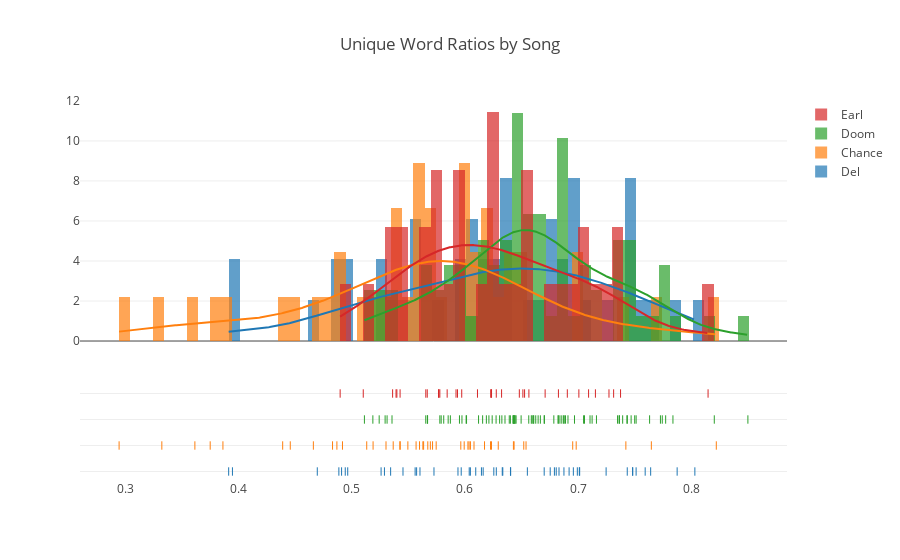

Notebook cell for this chart:
### Code cell
unique_words_hist(sub_works.values(), song_or_verse='song')

### Figure 1 — Plotly figure (JSON) as saved in the notebook; plotly's stock layout.template omitted (floating-point values rounded to 4 significant figures; data arrays with more than 128 entries replaced by an {"elided": "..."} marker saying what was removed)
{"data": [{"autobinx": false, "histnorm": "probability density", "legendgroup": "Del", "marker": {"color": "rgb(31, 119, 180)"}, "name": "Del", "opacity": 0.7, "type": "histogram", "x": [0.556, 0.6161, 0.7011, 0.6146, 0.6993, 0.6038, 0.5573, 0.6404, 0.6831, 0.6807, 0.7641, 0.6958, 0.7247, 0.5453, 0.6754, 0.7875, 0.5603, 0.5727, 0.3946, 0.5939, 0.4696, 0.4887, 0.6921, 0.5344, 0.4911, 0.67, 0.633, 0.6335, 0.6277, 0.6048, 0.6096, 0.8031, 0.526, 0.7512, 0.7481, 0.6875, 0.7593, 0.7014, 0.6403, 0.7483, 0.4943, 0.5967, 0.6791, 0.3913, 0.7434, 0.4965, 0.6256, 0.5289, 0.6552], "xaxis": "x1", "xbins": {"end": 0.8031, "size": 0.01, "start": 0.3913}, "yaxis": "y1"}, {"autobinx": false, "histnorm": "probability density", "legendgroup": "Chance", "marker": {"color": "rgb(255, 127, 14)"}, "name": "Chance", "opacity": 0.7, "type": "histogram", "x": [0.5635, 0.5599, 0.6295, 0.3615, 0.3323, 0.5746, 0.6173, 0.6952, 0.7647, 0.6235, 0.652, 0.6983, 0.3862, 0.5189, 0.6037, 0.608, 0.5426, 0.5496, 0.6429, 0.4831, 0.8221, 0.5629, 0.5367, 0.5429, 0.4918, 0.5964, 0.7422, 0.5133, 0.439, 0.2945, 0.4457, 0.4661, 0.654, 0.5714, 0.5994, 0.4869, 0.6027, 0.375, 0.5303, 0.5695, 0.6049, 0.6434, 0.5672, 0.5569, 0.6226], "xaxis": "x1", "xbins": {"end": 0.8221, "size": 0.01, "start": 0.2945}, "yaxis": "y1"}, {"autobinx": false, "histnorm": "probability density", "legendgroup": "Doom", "marker": {"color": "rgb(44, 160, 44)"}, "name": "Doom", "opacity": 0.7, "type": "histogram", "x": [0.5654, 0.6564, 0.6354, 0.7774, 0.6014, 0.85, 0.6703, 0.684, 0.8203, 0.5872, 0.7056, 0.7105, 0.7432, 0.6442, 0.6442, 0.6497, 0.6307, 0.7366, 0.6452, 0.567, 0.6424, 0.6392, 0.6889, 0.6647, 0.579, 0.6212, 0.5974, 0.6587, 0.6241, 0.7727, 0.6856, 0.6872, 0.5852, 0.6402, 0.6608, 0.5952, 0.6011, 0.619, 0.5813, 0.6327, 0.5243, 0.7632, 0.5295, 0.5356, 0.5669, 0.643, 0.6594, 0.5187, 0.5779, 0.5312, 0.7435, 0.5112, 0.6825, 0.75, 0.6157, 0.7513, 0.7162, 0.6667, 0.6968, 0.6432, 0.7838, 0.6877, 0.6823, 0.7394, 0.6786, 0.6433, 0.7348, 0.7744, 0.6911, 0.7124, 0.6121, 0.6605, 0.67, 0.7362, 0.6435, 0.7468, 0.6276, 0.6626, 0.7048], "xaxis": "x1", "xbins": {"end": 0.85, "size": 0.01, "start": 0.5112}, "yaxis": "y1"}, {"autobinx": false, "histnorm": "probability density", "legendgroup": "Earl", "marker": {"color": "rgb(214, 39, 40)"}, "name": "Earl", "opacity": 0.7, "type": "histogram", "x": [0.5922, 0.4898, 0.5102, 0.6905, 0.6324, 0.7093, 0.6565, 0.5972, 0.5779, 0.7314, 0.5399, 0.6277, 0.6235, 0.6111, 0.6481, 0.6229, 0.5843, 0.577, 0.7153, 0.5427, 0.5655, 0.5935, 0.5767, 0.5361, 0.5668, 0.6709, 0.7273, 0.6527, 0.6826, 0.7007, 0.5392, 0.7375, 0.6512, 0.8148, 0.6232], "xaxis": "x1", "xbins": {"end": 0.8148, "size": 0.01, "start": 0.4898}, "yaxis": "y1"}, {"legendgroup": "Del", "marker": {"color": "rgb(31, 119, 180)"}, "mode": "lines", "name": "Del", "showlegend": false, "type": "scatter", "x": {"elided": "500 float values"}, "xaxis": "x1", "y": {"elided": "500 float values"}, "yaxis": "y1"}, {"legendgroup": "Chance", "marker": {"color": "rgb(255, 127, 14)"}, "mode": "lines", "name": "Chance", "showlegend": false, "type": "scatter", "x": {"elided": "500 float values"}, "xaxis": "x1", "y": {"elided": "500 float values"}, "yaxis": "y1"}, {"legendgroup": "Doom", "marker": {"color": "rgb(44, 160, 44)"}, "mode": "lines", "name": "Doom", "showlegend": false, "type": "scatter", "x": {"elided": "500 float values"}, "xaxis": "x1", "y": {"elided": "500 float values"}, "yaxis": "y1"}, {"legendgroup": "Earl", "marker": {"color": "rgb(214, 39, 40)"}, "mode": "lines", "name": "Earl", "showlegend": false, "type": "scatter", "x": {"elided": "500 float values"}, "xaxis": "x1", "y": {"elided": "500 float values"}, "yaxis": "y1"}, {"legendgroup": "Del", "marker": {"color": "rgb(31, 119, 180)", "symbol": "line-ns-open"}, "mode": "markers", "name": "Del", "showlegend": false, "text": [0.556, 0.6161, 0.7011, 0.6146, 0.6993, 0.6038, 0.5573, 0.6404, 0.6831, 0.6807, 0.7641, 0.6958, 0.7247, 0.5453, 0.6754, 0.7875, 0.5603, 0.5727, 0.3946, 0.5939, 0.4696, 0.4887, 0.6921, 0.5344, 0.4911, 0.67, 0.633, 0.6335, 0.6277, 0.6048, 0.6096, 0.8031, 0.526, 0.7512, 0.7481, 0.6875, 0.7593, 0.7014, 0.6403, 0.7483, 0.4943, 0.5967, 0.6791, 0.3913, 0.7434, 0.4965, 0.6256, 0.5289, 0.6552], "type": "scatter", "x": [0.556, 0.6161, 0.7011, 0.6146, 0.6993, 0.6038, 0.5573, 0.6404, 0.6831, 0.6807, 0.7641, 0.6958, 0.7247, 0.5453, 0.6754, 0.7875, 0.5603, 0.5727, 0.3946, 0.5939, 0.4696, 0.4887, 0.6921, 0.5344, 0.4911, 0.67, 0.633, 0.6335, 0.6277, 0.6048, 0.6096, 0.8031, 0.526, 0.7512, 0.7481, 0.6875, 0.7593, 0.7014, 0.6403, 0.7483, 0.4943, 0.5967, 0.6791, 0.3913, 0.7434, 0.4965, 0.6256, 0.5289, 0.6552], "xaxis": "x1", "y": ["Del", "Del", "Del", "Del", "Del", "Del", "Del", "Del", "Del", "Del", "Del", "Del", "Del", "Del", "Del", "Del", "Del", "Del", "Del", "Del", "Del", "Del", "Del", "Del", "Del", "Del", "Del", "Del", "Del", "Del", "Del", "Del", "Del", "Del", "Del", "Del", "Del", "Del", "Del", "Del", "Del", "Del", "Del", "Del", "Del", "Del", "Del", "Del", "Del"], "yaxis": "y2"}, {"legendgroup": "Chance", "marker": {"color": "rgb(255, 127, 14)", "symbol": "line-ns-open"}, "mode": "markers", "name": "Chance", "showlegend": false, "text": [0.5635, 0.5599, 0.6295, 0.3615, 0.3323, 0.5746, 0.6173, 0.6952, 0.7647, 0.6235, 0.652, 0.6983, 0.3862, 0.5189, 0.6037, 0.608, 0.5426, 0.5496, 0.6429, 0.4831, 0.8221, 0.5629, 0.5367, 0.5429, 0.4918, 0.5964, 0.7422, 0.5133, 0.439, 0.2945, 0.4457, 0.4661, 0.654, 0.5714, 0.5994, 0.4869, 0.6027, 0.375, 0.5303, 0.5695, 0.6049, 0.6434, 0.5672, 0.5569, 0.6226], "type": "scatter", "x": [0.5635, 0.5599, 0.6295, 0.3615, 0.3323, 0.5746, 0.6173, 0.6952, 0.7647, 0.6235, 0.652, 0.6983, 0.3862, 0.5189, 0.6037, 0.608, 0.5426, 0.5496, 0.6429, 0.4831, 0.8221, 0.5629, 0.5367, 0.5429, 0.4918, 0.5964, 0.7422, 0.5133, 0.439, 0.2945, 0.4457, 0.4661, 0.654, 0.5714, 0.5994, 0.4869, 0.6027, 0.375, 0.5303, 0.5695, 0.6049, 0.6434, 0.5672, 0.5569, 0.6226], "xaxis": "x1", "y": ["Chance", "Chance", "Chance", "Chance", "Chance", "Chance", "Chance", "Chance", "Chance", "Chance", "Chance", "Chance", "Chance", "Chance", "Chance", "Chance", "Chance", "Chance", "Chance", "Chance", "Chance", "Chance", "Chance", "Chance", "Chance", "Chance", "Chance", "Chance", "Chance", "Chance", "Chance", "Chance", "Chance", "Chance", "Chance", "Chance", "Chance", "Chance", "Chance", "Chance", "Chance", "Chance", "Chance", "Chance", "Chance"], "yaxis": "y2"}, {"legendgroup": "Doom", "marker": {"color": "rgb(44, 160, 44)", "symbol": "line-ns-open"}, "mode": "markers", "name": "Doom", "showlegend": false, "text": [0.5654, 0.6564, 0.6354, 0.7774, 0.6014, 0.85, 0.6703, 0.684, 0.8203, 0.5872, 0.7056, 0.7105, 0.7432, 0.6442, 0.6442, 0.6497, 0.6307, 0.7366, 0.6452, 0.567, 0.6424, 0.6392, 0.6889, 0.6647, 0.579, 0.6212, 0.5974, 0.6587, 0.6241, 0.7727, 0.6856, 0.6872, 0.5852, 0.6402, 0.6608, 0.5952, 0.6011, 0.619, 0.5813, 0.6327, 0.5243, 0.7632, 0.5295, 0.5356, 0.5669, 0.643, 0.6594, 0.5187, 0.5779, 0.5312, 0.7435, 0.5112, 0.6825, 0.75, 0.6157, 0.7513, 0.7162, 0.6667, 0.6968, 0.6432, 0.7838, 0.6877, 0.6823, 0.7394, 0.6786, 0.6433, 0.7348, 0.7744, 0.6911, 0.7124, 0.6121, 0.6605, 0.67, 0.7362, 0.6435, 0.7468, 0.6276, 0.6626, 0.7048], "type": "scatter", "x": [0.5654, 0.6564, 0.6354, 0.7774, 0.6014, 0.85, 0.6703, 0.684, 0.8203, 0.5872, 0.7056, 0.7105, 0.7432, 0.6442, 0.6442, 0.6497, 0.6307, 0.7366, 0.6452, 0.567, 0.6424, 0.6392, 0.6889, 0.6647, 0.579, 0.6212, 0.5974, 0.6587, 0.6241, 0.7727, 0.6856, 0.6872, 0.5852, 0.6402, 0.6608, 0.5952, 0.6011, 0.619, 0.5813, 0.6327, 0.5243, 0.7632, 0.5295, 0.5356, 0.5669, 0.643, 0.6594, 0.5187, 0.5779, 0.5312, 0.7435, 0.5112, 0.6825, 0.75, 0.6157, 0.7513, 0.7162, 0.6667, 0.6968, 0.6432, 0.7838, 0.6877, 0.6823, 0.7394, 0.6786, 0.6433, 0.7348, 0.7744, 0.6911, 0.7124, 0.6121, 0.6605, 0.67, 0.7362, 0.6435, 0.7468, 0.6276, 0.6626, 0.7048], "xaxis": "x1", "y": ["Doom", "Doom", "Doom", "Doom", "Doom", "Doom", "Doom", "Doom", "Doom", "Doom", "Doom", "Doom", "Doom", "Doom", "Doom", "Doom", "Doom", "Doom", "Doom", "Doom", "Doom", "Doom", "Doom", "Doom", "Doom", "Doom", "Doom", "Doom", "Doom", "Doom", "Doom", "Doom", "Doom", "Doom", "Doom", "Doom", "Doom", "Doom", "Doom", "Doom", "Doom", "Doom", "Doom", "Doom", "Doom", "Doom", "Doom", "Doom", "Doom", "Doom", "Doom", "Doom", "Doom", "Doom", "Doom", "Doom", "Doom", "Doom", "Doom", "Doom", "Doom", "Doom", "Doom", "Doom", "Doom", "Doom", "Doom", "Doom", "Doom", "Doom", "Doom", "Doom", "Doom", "Doom", "Doom", "Doom", "Doom", "Doom", "Doom"], "yaxis": "y2"}, {"legendgroup": "Earl", "marker": {"color": "rgb(214, 39, 40)", "symbol": "line-ns-open"}, "mode": "markers", "name": "Earl", "showlegend": false, "text": [0.5922, 0.4898, 0.5102, 0.6905, 0.6324, 0.7093, 0.6565, 0.5972, 0.5779, 0.7314, 0.5399, 0.6277, 0.6235, 0.6111, 0.6481, 0.6229, 0.5843, 0.577, 0.7153, 0.5427, 0.5655, 0.5935, 0.5767, 0.5361, 0.5668, 0.6709, 0.7273, 0.6527, 0.6826, 0.7007, 0.5392, 0.7375, 0.6512, 0.8148, 0.6232], "type": "scatter", "x": [0.5922, 0.4898, 0.5102, 0.6905, 0.6324, 0.7093, 0.6565, 0.5972, 0.5779, 0.7314, 0.5399, 0.6277, 0.6235, 0.6111, 0.6481, 0.6229, 0.5843, 0.577, 0.7153, 0.5427, 0.5655, 0.5935, 0.5767, 0.5361, 0.5668, 0.6709, 0.7273, 0.6527, 0.6826, 0.7007, 0.5392, 0.7375, 0.6512, 0.8148, 0.6232], "xaxis": "x1", "y": ["Earl", "Earl", "Earl", "Earl", "Earl", "Earl", "Earl", "Earl", "Earl", "Earl", "Earl", "Earl", "Earl", "Earl", "Earl", "Earl", "Earl", "Earl", "Earl", "Earl", "Earl", "Earl", "Earl", "Earl", "Earl", "Earl", "Earl", "Earl", "Earl", "Earl", "Earl", "Earl", "Earl", "Earl", "Earl"], "yaxis": "y2"}], "layout": {"barmode": "overlay", "hovermode": false, "legend": {"traceorder": "reversed"}, "title": "Unique Word Ratios by Song", "xaxis1": {"anchor": "y2", "domain": [0, 1], "zeroline": false}, "yaxis1": {"anchor": "free", "domain": [0.35, 1], "position": 0}, "yaxis2": {"anchor": "x1", "domain": [0, 0.25], "dtick": 1, "showticklabels": false}}}
